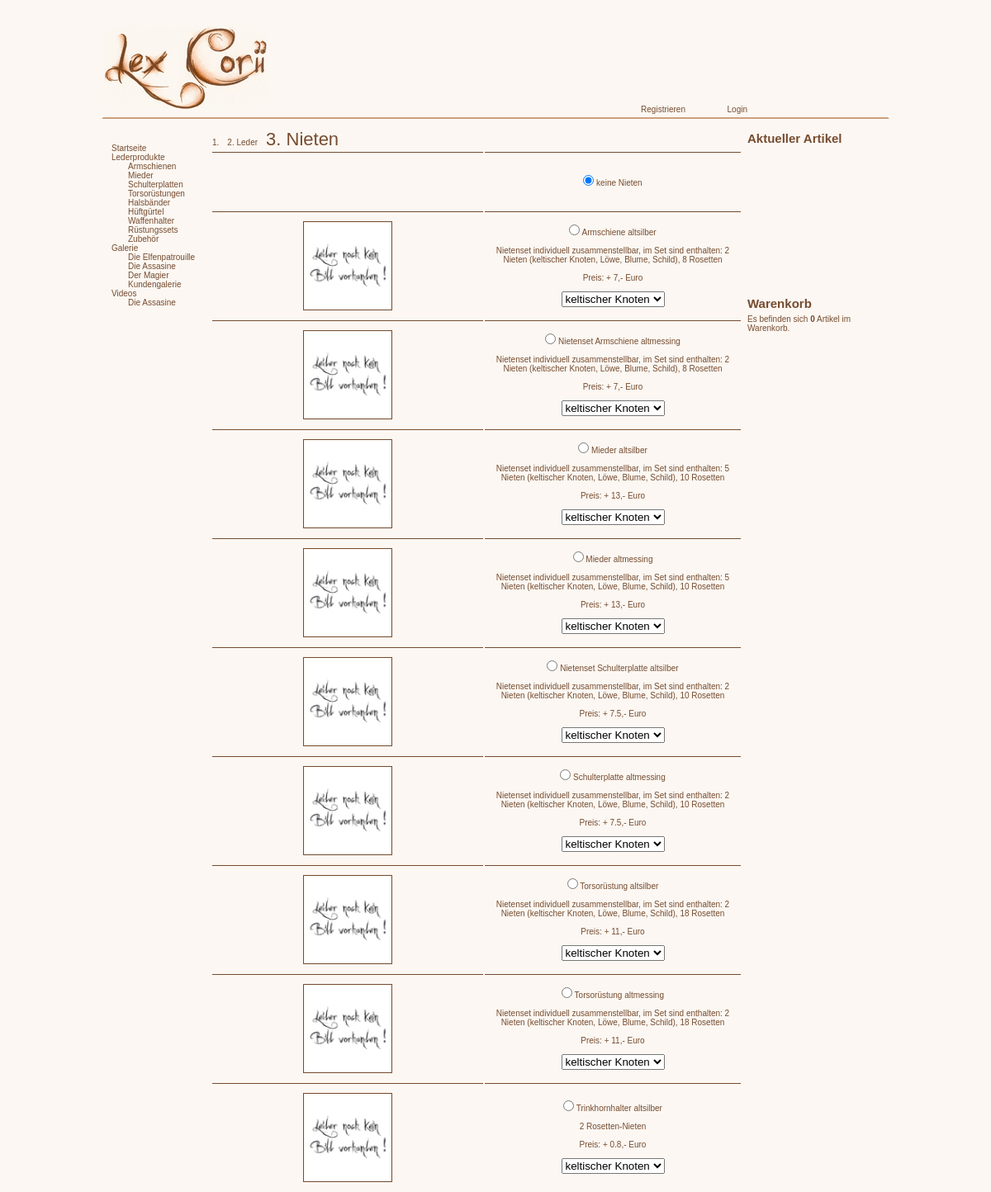
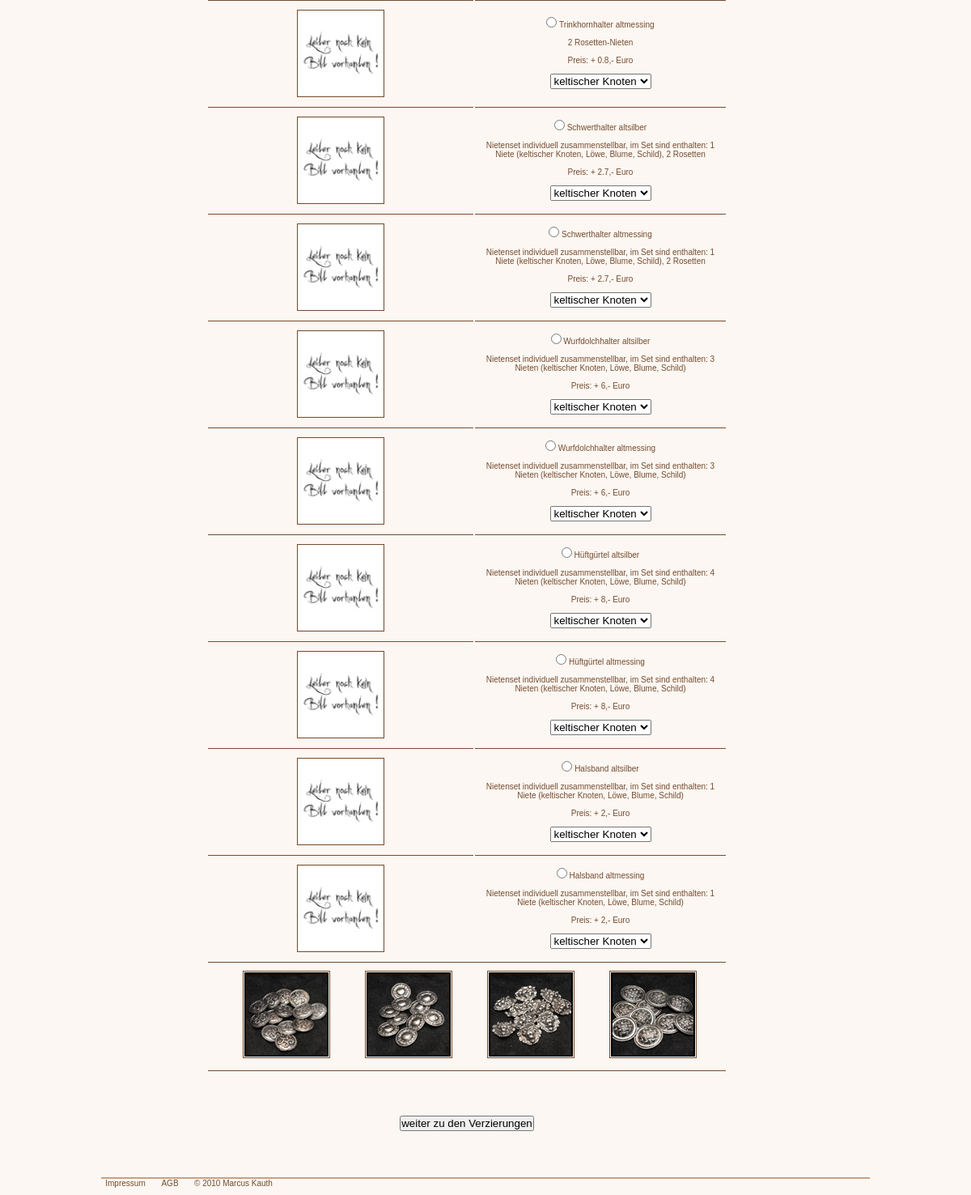
The app's page /nietenset.php with its own data (2 pictures, top to bottom).
### tables this page shows
CREATE TABLE IF NOT EXISTS `artikel` (
  `aid` int(10) NOT NULL,
  `gid` int(5) DEFAULT NULL,
  `name` varchar(50) DEFAULT NULL,
  `beschreibung` text NOT NULL,
  `preis` double NOT NULL,
  `farbe` varchar(20) NOT NULL,
  `bild1` varchar(50) DEFAULT NULL,
  PRIMARY KEY (`aid`),
  KEY `gid` (`gid`)
);

### nietenset.php (the view, shortened to what this page needs)
<?php
    include "functions.php";
	$artikel = $_SESSION['artikel'];
	$suche = substr($artikel[1],0,6);
	$sth =$dbh->prepare("SELECT * FROM artikel WHERE gid = :gid AND name LIKE :suche");
	$sth->execute(array(':gid'=>'12',
						':suche'=>'%'.$suche.'%'));
	$nieten = $sth->fetchAll(PDO::FETCH_OBJ);
	$sth =$dbh->prepare("SELECT * FROM artikel WHERE gid = ? LIMIT 0,4");
	$sth->execute(array('11'));
	$nietenart = $sth->fetchAll(PDO::FETCH_OBJ);
    include "header.php";
?>
<table>
	<tr style="height:25px">
    	<td colspan="2" style="border:0px">
            <ul class="produktnavi">
                <li><?= '1. '.$_SESSION['link'] ?></li>
                <li><a href="lederauswahl.php">2. Leder</a></li>
                <li style="font-size:22px; margin:0 10px 0 0">3. Nieten</li>
            </ul>
       </td>
   </tr>
	<form method="post">
    		<tr style="height:70px">
            	<td></td>
                <td>
                	<input type="radio" name="nietenset" value="keine Nieten" checked="checked" /> keine Nieten
               	</td>
            </tr>
      	<?php foreach ($nieten as $niete): ?>
        	<tr>
            	<td><a href="images/produktbilder/<?= $niete->bild1 ?>.jpg" rel="lightbox-nieten"><img src="images/produktbilder/thn/<?= $niete->bild1 ?>thn.jpg" alt="Produktbild" title="zum Vergr&ouml;&szlig;ern bitte klicken" class="artikelbilder1" /></a></td>
                <td>
                	<input type="radio" name="nietenset" value="<?= $niete->name ?>" /> <?= $niete->name."<br /><br /><p style=\"margin:0 10px\">".$niete->beschreibung."</p><br /><p>Preis: + ".$niete->preis.",- Euro</p><br />" ?>
                    <select name="nietensetart" >
                    	<?php foreach ($nietenart as $nieten2): ?>
                        	<option value="<?= $nieten2->name ?>" > <?= $nieten2->name ?> </option>
                    	<?php endforeach ?>
                    </select>
                </td>
            </tr>
         <?php endforeach ?>
    <tr>
    	<td colspan="2">
        <ul>
			<?php foreach ($nietenart as $nieten2): ?>
                <li class="artikelbilder" ><a href="images/produktbilder/<?= $nieten2->bild1 ?>.jpg" rel="lightbox-nieten"><img src="images/produktbilder/thn/<?= $nieten2->bild1 ?>thn.jpg" alt="Produktbild" title="zum Vergr&ouml;&szlig;ern bitte klicken" style="border:2px solid #000" /></a></li>
            <?php endforeach ?>
        </ul>
        </td>
    </tr>
    <tr>
    	<td colspan="2"><input type="submit" name="weiter" value="weiter zu den Verzierungen" /></td>
    </tr>
     </form>
</table>
<?php
    include "footerartikel.php";
?>

### header.php (shortened to what this page needs)
<!DOCTYPE html PUBLIC "-//W3C//DTD XHTML 1.0 Transitional//EN"
    "http://www.w3.org/TR/xhtml1/DTD/xhtml1-transitional.dtd">
<html xmlns="http://www.w3.org/1999/xhtml">
<head>
    <link rel="stylesheet" href="style.css" />
    <link rel="stylesheet" href="jquery.hintbox.css" />
</head>
<body>
	<div id="loginhead">
  		<div id="loginheadnavi">
          <ul>
            <?php if (isset($_SESSION['USER'])): ?>
                <li><a href="profil.php">Profil</a></li>
            	<li><a href="logout.php">logout</a></li>
                <li><a href="warenkorb.php">Warenkorb</a></li>
                <li><a href="merkliste.php">Merkliste</a></li>
            <?php else : ?>
            	<li><a href="register.php">Registrieren</a></li>
                <li><a href="login.php">Login</a></li>
            <?php endif ?>
          </ul>
      </div>
	</div>
  <div id="main">
  	<div id="mainnavi">
        <ul>
        	<li><a href="index.php">Startseite</a></li>
            <li><a href="produkte.php">Lederprodukte</a></li>
            <li>
            	<ul>
                	<li><a href="armschienen.php">Armschienen</a></li>
                    <li><a href="mieder.php">Mieder</a></li>
                    <li><a href="schulterplatte.php">Schulterplatten</a></li>
                    <li><a href="torso.php">Torsor&uuml;stungen</a></li>
                    <li><a href="halsband.php">Halsb&auml;nder</a></li>
                    <li><a href="guertel.php">H&uuml;ftg&uuml;rtel</a></li>
                    <li><a href="waffenhalter.php">Waffenhalter</a></li>
                    <li><a href="sets.php">R&uuml;stungssets</a></li>
                    <li><a href="zubehoer.php">Zubeh&ouml;r</a></li>
                </ul>
            </li>
            <li><a href="galerie.php">Galerie</a></li>
            <li>
            	<ul>
                	<li><a href="patrouille1.php">Die Elfenpatrouille</a></li>
                    <li><a href="assasine.php">Die Assasine</a></li>
                    <li><a href="magier.php">Der Magier</a></li>
                    <li><a href="kundenbilder.php">Kundengalerie</a></li>
                </ul>
            </li>
            <li><a href="video.php">Videos</a></li>
            <li>
            	<ul>
                	<li><a href="videoassasine.php">Die Assasine</a></li>
                </ul>
            </li>
        </ul>
    </div>
  	<div id="maininbox">

### footerartikel.php (shortened to what this page needs)
        </div>
        <div id="aktueller_artikel">
        	<h2>Aktueller Artikel</h2>
         </div>
         <div id="preis">
        </div>
        <div id="warenkorb">
    		<h2>Warenkorb</h2>
            <?php $artikelanzahl = count($_SESSION['warenkorb']); ?>
				<p>Es befinden sich <span style="font-weight:bold"><?= $artikelanzahl ?></span> Artikel im Warenkorb.</p>
    	</div>
	</div>
<div id="foot">
	<ul>
    	<li><a href="impressum.php" >Impressum</a></li>
        <li>AGB</li>
        <li>&copy; 2010 Marcus Kauth</li>
	</ul>
</div>
</body>
</html>

### style.css (style rules this page uses)
* { margin:0; padding:0; }
html { font-family:"Trebuchet MS", Arial, Georgia, "Times New Roman", serif; font-size:10px; background-color:#fcf7f2; color:#754c30; }
#loginhead { background-image:url(images/logo.jpg); background-repeat:no-repeat; border:2px solid #fcf7f2; border-bottom:2px solid #ce9f7f; margin:30px auto 0 auto; height:110px; width:950px; }
#loginheadnavi { border:0px solid #ce9f7f; height:15px; width:300px; margin:95px 0 0 630px; text-align:right; }
#loginheadnavi li { width:70px; list-type:none; display:block; float:left; margin:0 0 0 5px; }
#main { border:0px solid #ce9f7f; min-height:500px; width: 950px; margin:10px auto; clear:both; }
#mainnavi { border:0px solid #ce9f7f; width:130px; min-height:500px; padding:20px 0; float:left; }
#mainnavi li { margin:0 0 0 10px; list-style:none; }
#mainnavi li ul { margin:0 0 0 10px; list-style:none; }
#maininbox { border:0px solid #ce9f7f; width:650px; min-height:500px; float:left; }
#maininbox tr { height:130px; }
#maininbox td { width:310px; border-top:1px solid #754c30; text-align:center; }
#maininbox ul { margin:0 0 0 0; }
#maininbox h1, h2, h3 { margin:5px 5px; }
#aktueller_artikel h2, #warenkorb h2 { margin:5px 0; }
#aktueller_artikel { width:160px; min-height:150px; border:0px solid #ce9f7f; float:left; }
#preis { width:160px; min-height:50px; border:0px solid #ce9f7f; float:left; }
#warenkorb { width:160px; height:300px; border:0px solid #ce9f7f; float:left; }
#foot { width:950px; margin:20px auto; border-top:2px #ce9f7f solid; clear:both; }
#foot li { text-align:center; min-width:50px; list-type:none; display:block; float:left; margin:0 0 0 5px; }
.produktnavi li { float:left; margin:11px 10px 0 0; list-style:none; }
a { color:#754c30;; outline:none; text-decoration:none; }
a img { border:2px solid #color:#754c30;; }
.artikelbilder { list-style:none; float:left; height:104px; width:104px; border:1px solid #754c30; margin:10px 0 13px 43px; padding:1px; }
.artikelbilder1 { list-style:none; float:left; height:104px; width:104px; border:1px solid #754c30; margin:0 110px; padding:1px; }
form { display:inline; }
table ul { list-style:none; }

### records on screen
artikel: bild1 (picture), name "Armschiene altsilber", beschreibung "Nietenset individuell zusammenstellbar, im Set sind enthalten: 2 Nieten (keltischer Knoten, Löwe, Blume, Schild), 8 Rosetten", preis "7"
artikel: bild1 (picture), name "Nietenset Armschiene altmessing", beschreibung "Nietenset individuell zusammenstellbar, im Set sind enthalten: 2 Nieten (keltischer Knoten, Löwe, Blume, Schild), 8 Rosetten", preis "7"
artikel: bild1 (picture), name "Mieder altsilber", beschreibung "Nietenset individuell zusammenstellbar, im Set sind enthalten: 5 Nieten (keltischer Knoten, Löwe, Blume, Schild), 10 Rosetten", preis "13"
artikel: bild1 (picture), name "Mieder altmessing", beschreibung "Nietenset individuell zusammenstellbar, im Set sind enthalten: 5 Nieten (keltischer Knoten, Löwe, Blume, Schild), 10 Rosetten", preis "13"
artikel: bild1 (picture), name "Nietenset Schulterplatte altsilber", beschreibung "Nietenset individuell zusammenstellbar, im Set sind enthalten: 2 Nieten (keltischer Knoten, Löwe, Blume, Schild), 10 Rosetten", preis "7.5"
artikel: bild1 (picture), name "Schulterplatte altmessing", beschreibung "Nietenset individuell zusammenstellbar, im Set sind enthalten: 2 Nieten (keltischer Knoten, Löwe, Blume, Schild), 10 Rosetten", preis "7.5"
artikel: bild1 (picture), name "Torsorüstung altsilber", beschreibung "Nietenset individuell zusammenstellbar, im Set sind enthalten: 2 Nieten (keltischer Knoten, Löwe, Blume, Schild), 18 Rosetten", preis "11"
artikel: bild1 (picture), name "Torsorüstung altmessing", beschreibung "Nietenset individuell zusammenstellbar, im Set sind enthalten: 2 Nieten (keltischer Knoten, Löwe, Blume, Schild), 18 Rosetten", preis "11"
artikel: bild1 (picture), name "Trinkhornhalter altsilber", beschreibung "2 Rosetten-Nieten", preis "0.8"
artikel: bild1 (picture), name "Trinkhornhalter altmessing", beschreibung "2 Rosetten-Nieten", preis "0.8"
artikel: bild1 (picture), name "Schwerthalter altsilber", beschreibung "Nietenset individuell zusammenstellbar, im Set sind enthalten: 1 Niete (keltischer Knoten, Löwe, Blume, Schild), 2 Rosetten", preis "2.7"
artikel: bild1 (picture), name "Schwerthalter altmessing", beschreibung "Nietenset individuell zusammenstellbar, im Set sind enthalten: 1 Niete (keltischer Knoten, Löwe, Blume, Schild), 2 Rosetten", preis "2.7"
artikel: bild1 (picture), name "Wurfdolchhalter altsilber", beschreibung "Nietenset individuell zusammenstellbar, im Set sind enthalten: 3 Nieten (keltischer Knoten, Löwe, Blume, Schild)", preis "6"
artikel: bild1 (picture), name "Wurfdolchhalter altmessing", beschreibung "Nietenset individuell zusammenstellbar, im Set sind enthalten: 3 Nieten (keltischer Knoten, Löwe, Blume, Schild)", preis "6"
artikel: bild1 (picture), name "Hüftgürtel altsilber", beschreibung "Nietenset individuell zusammenstellbar, im Set sind enthalten: 4 Nieten (keltischer Knoten, Löwe, Blume, Schild)", preis "8"
artikel: bild1 (picture), name "Hüftgürtel altmessing", beschreibung "Nietenset individuell zusammenstellbar, im Set sind enthalten: 4 Nieten (keltischer Knoten, Löwe, Blume, Schild)", preis "8"
artikel: bild1 (picture), name "Halsband altsilber", beschreibung "Nietenset individuell zusammenstellbar, im Set sind enthalten: 1 Niete (keltischer Knoten, Löwe, Blume, Schild)", preis "2"
artikel: bild1 (picture), name "Halsband altmessing", beschreibung "Nietenset individuell zusammenstellbar, im Set sind enthalten: 1 Niete (keltischer Knoten, Löwe, Blume, Schild)", preis "2"
artikel: bild1 (picture)
artikel: bild1 (picture)
artikel: bild1 (picture)
artikel: bild1 (picture)

### other values on screen
$artikelanzahl "0"
form field nietensetart "keltischer Knoten"
